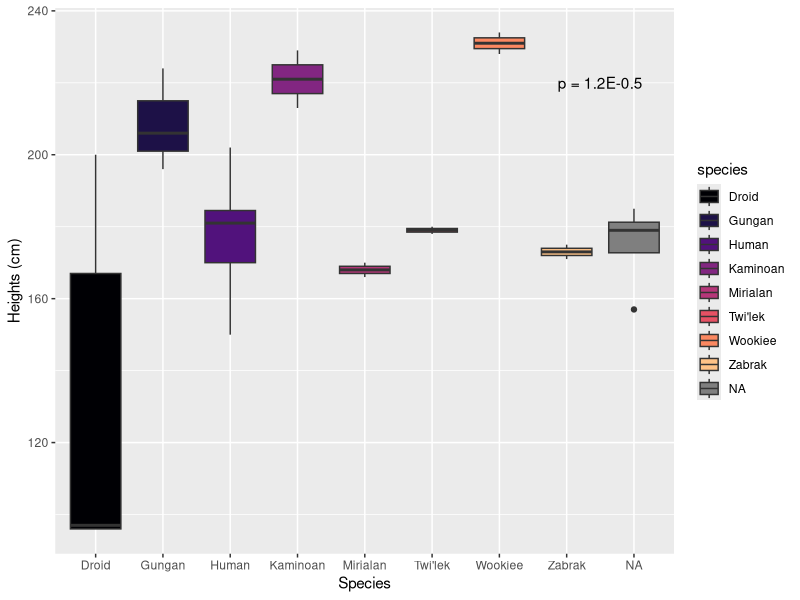
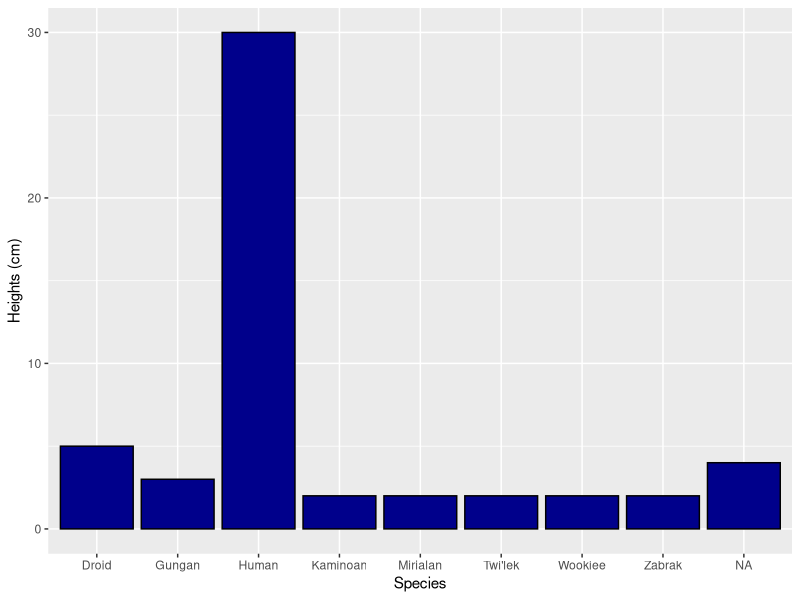
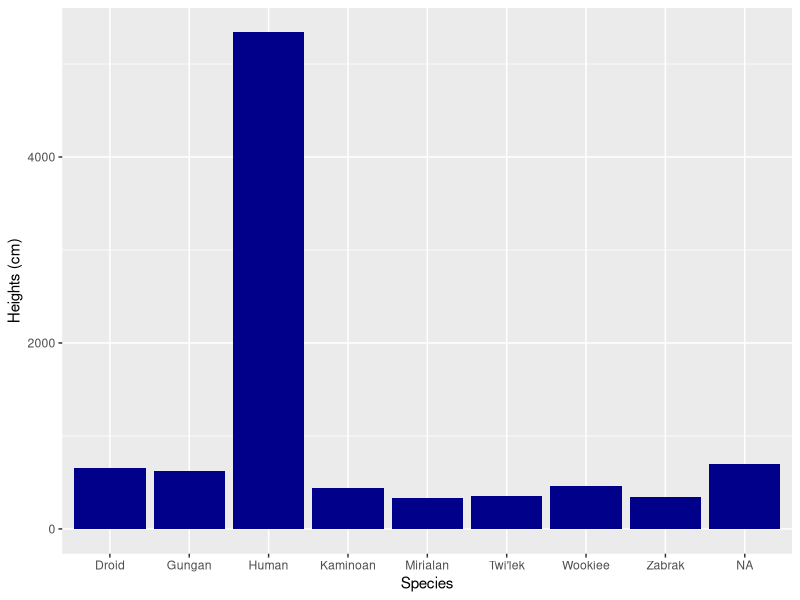
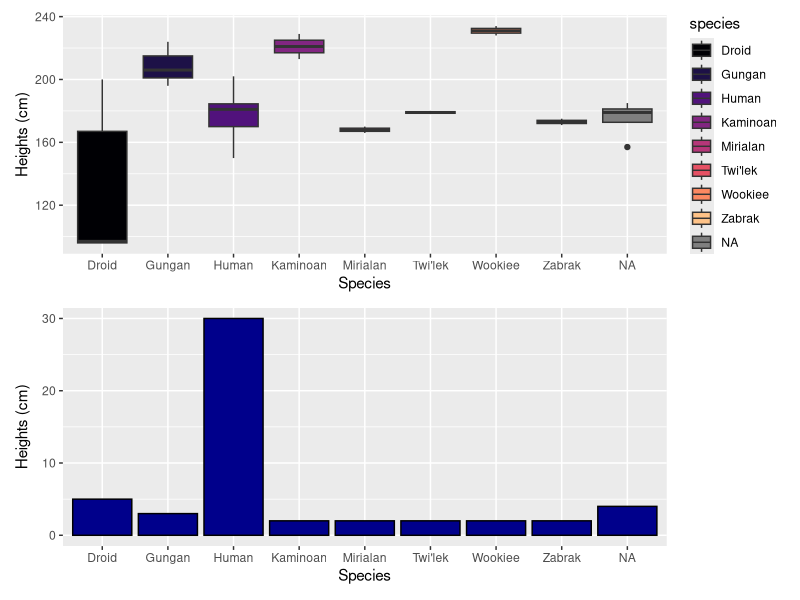

The R source for these figures, in order:
## ---- chunk 1
library(dplyr)

sw2<- starwars %>% 
  count(species) %>%
  filter(n>1)
sw2

sw3<- filter(starwars, starwars$species %in% sw2$species)
sw3
## ---- chunk 2
# It only includes the columns that are not of type list
glimpse(sw3)
# 6r,14c
sw4<- sw3[, sapply(sw3, class) != "list"]
glimpse(sw4)
#View(sw4)
## ---- chunk 3
anyNA(sw4) 
starwarsClean <- sw4[!is.na(sw4$height),]
starwarsClean

## ---- chunk 4
starwarsClean %>%
  group_by(species) %>%
  summarize(meanHeight = mean(height), medianHeight= median(height), SDHeight= sd(height))
## ---- chunk 5
library(viridis)
library(ggplot2)
cols <- viridis(9, option="magma")
b<- ggplot(starwarsClean, aes(x = species, y = height, fill=species)) +
   geom_boxplot() +
scale_fill_manual(values =cols)+
  labs(x="Species",
       y="Heights (cm)")
b + annotate("text", x=8.5, y=220, label="p = 1.2E-0.5")
## ---- chunk 6
b2 <- qplot(x=starwarsClean$species,fill=I("darkblue"),color=I("black")) +
  labs(x="Species",
       y="Heights (cm)")
b2

ggplot(starwarsClean, aes(x=species)) +
  geom_col(aes(y=height), fill="darkblue") +
  labs(x="Species",
       y="Heights (cm)")
## ---- chunk 7
library(patchwork)
b / b2
